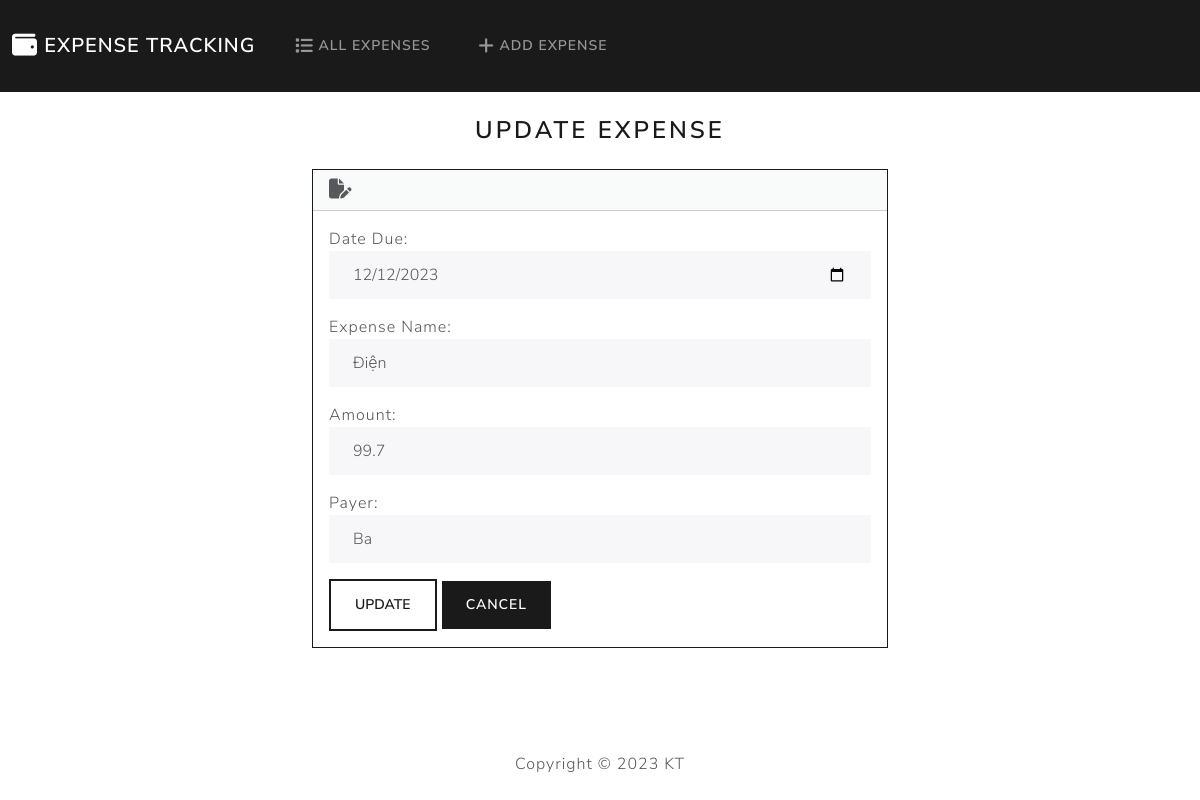
The app's page /edit/12 with its own data.
### expenses/models.py (models this page shows, shortened)
class Expense(models.Model):
    date_logged = models.DateField(auto_now_add=True)
    date_due = models.DateField()
    name = models.CharField(max_length=100)
    amount = models.FloatField()
    payer = models.CharField(max_length=50)
    paid = models.BooleanField(default=False)

### expenses/views.py (the view)
# urls.py: path('edit/<int:id>', views.edit, name='edit'),
def edit(request, id):
    if request.method == "POST":
        expense = Expense.objects.get(pk=id)
        form = ExpenseForm(request.POST, instance=expense)
        if form.is_valid():
            form.save()
            return render(request, 'expenses/edit.html', {
                'form': form,
                'success': True
            })
    else:
        expense = Expense.objects.get(pk=id)
        form = ExpenseForm(instance=expense)
    return render(request, 'expenses/edit.html', {
        'form': form
    })

### expenses/forms.py
class ExpenseForm(forms.ModelForm):
    class Meta:
        model = Expense
        fields = ['date_due', 'name', 'amount', 'payer']
        labels = {
            'date_due': 'Date Due',
            'name': 'Expense Name',
            'amount': 'Amount',
            'payer': 'Payer'
        }
        widgets = {
            'date_due': forms.DateInput(attrs={'type': 'date', 'class': 'form-control'}),
            'amount': forms.NumberInput(attrs={'class': 'form-control'}),
            'name': forms.TextInput(attrs={'class': 'form-control'}),
            'payer': forms.TextInput(attrs={'class': 'form-control'})
        }

### expenses/templates/expenses/edit.html (shortened to what this page needs)
{% extends "expenses/base.html" %}
{% block body %}
    <h3 class="text-center m-4">Update Expense</h3>
    {% if success %}
        <div class="alert alert-success" role="alert">
            Expense updated successfully!
            <a href="{% url 'index' %}" class="alert-link>">Go to Home Page</a>
        </div>
    {% else %}
        <div class="row justify-content-center">
            <div class="col-6">
                <div class="card border-primary mb-3">
                    <div class="card-header">
                        <i class="fa-solid fa-file-pen fa-lg"></i>
                    </div>
                    <div class="card-body">
                        <form action="" method="POST">
                            {{ form.as_p }}
                            <button type="submit" class="btn btn-outline-primary">Update</button>
                            <a href="{% url 'index' %}" class="btn btn-primary">Cancel</a>
                        </form>
                    </div>
                  </div>
            </div>
        </div>
    {% endif %}
{% endblock %}

### records on screen
Expense: date_due "12/12/2023", name "Điện", amount "99.7", payer "Ba"
